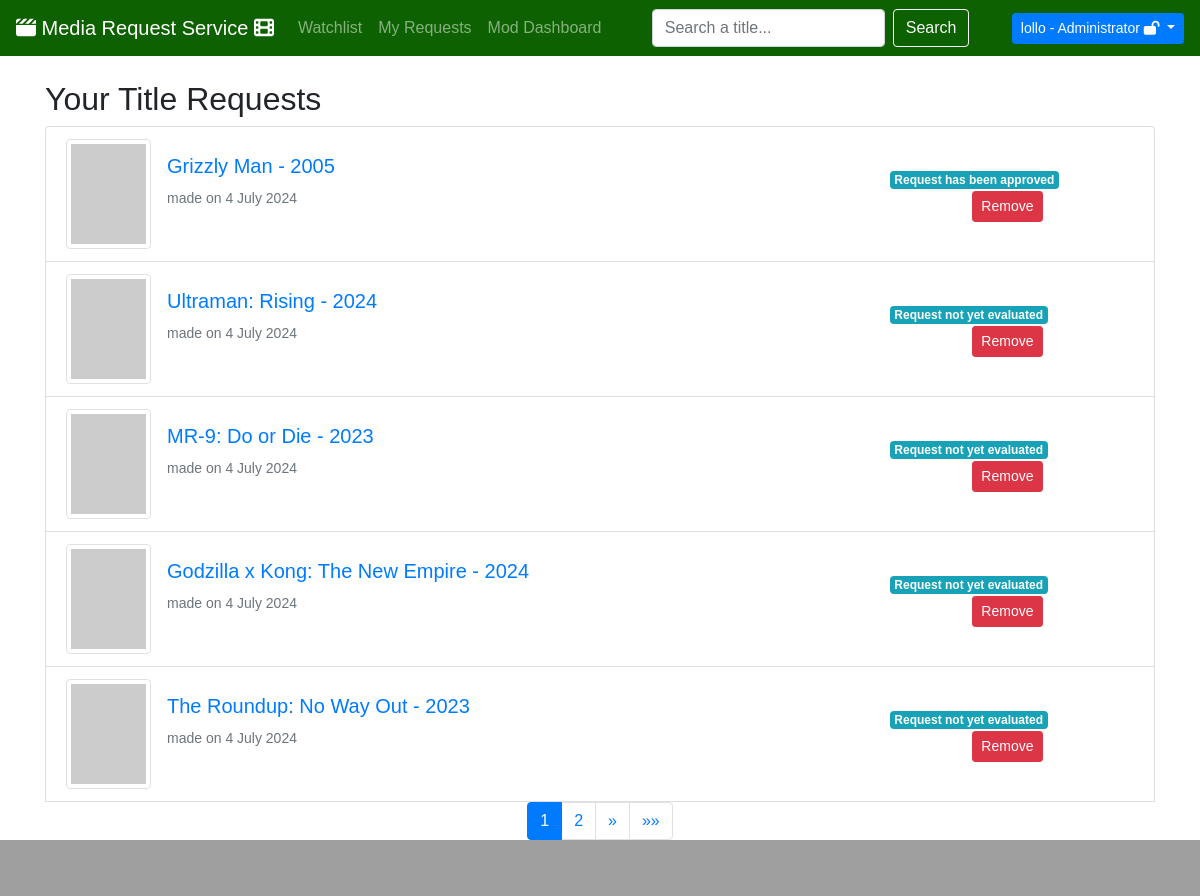
Page /dashboard/myrequests/ (signed in) on the committed database.
### movieapp/models.py (models this page shows, shortened)
class Request(models.Model):
    APPROVED = 'approved'
    REJECTED = 'rejected'
    PENDING = 'pending'
    STATUS = [
        (APPROVED, 'Request has been approved'),
        (REJECTED, 'Request has been rejected'),
        (PENDING, 'Request not yet evaluated')
    ]
    profile = models.ForeignKey(Profile, related_name='profile', on_delete=models.CASCADE)
    movie = models.ForeignKey(Movie, related_name='movie_requests', on_delete=models.CASCADE)
    status = models.CharField(choices=STATUS, default=PENDING, max_length=8)
    request_date = models.DateTimeField(auto_now_add=True)
    class Meta:
        ordering = ["-request_date"]
        verbose_name_plural = 'Requests'
        constraints = [
            models.UniqueConstraint(fields=['profile', 'movie'], name='unique_profile_movie_request')
        ]

class Movie(models.Model):
    tmdb_id = models.IntegerField(primary_key=True)  # useful to retrieve data from TMDB APIs
    title = models.CharField(max_length=100)
    year = models.IntegerField(null=True)
    description = models.TextField(max_length=1000)
    genre = models.CharField(max_length=100)
    available = models.BooleanField(default=False)
    @property
    def poster_url(self):
        api_key = '5dbf33ab1210565bba9d880c176bf3d8'
        base_url = f'https://api.themoviedb.org/3/movie/{self.tmdb_id}?api_key={api_key}'
        try:
            response = requests.get(base_url)
            data = response.json()
            if 'poster_path' in data and data['poster_path']:
                poster_path = data['poster_path']
                poster_url = f'https://image.tmdb.org/t/p/w154{poster_path}'
                return poster_url
            else:
                return None
        except requests.exceptions.RequestException as e:
            print('Error in API request:', e)
            return None
    class Meta:
        ordering = ["-pk"]
        verbose_name_plural = 'Movies'

### userdashboard/views.py (the view)
# urls.py: path('myrequests/', MyRequests.as_view(), name='my_requests'),
class MyRequests(LoginRequiredMixin, ListView):
    model = Request
    template_name = 'my_requests.html'
    context_object_name = 'requests'
    paginate_by = 5
    def get_queryset(self):
        user_profile = get_object_or_404(Profile, user=self.request.user)
        return Request.objects.filter(profile=user_profile).all()

### userdashboard/templates/my_requests.html (shortened to what this page needs)
{% extends 'GPT_home.html' %}
{% block content %}
<div class="container mt-4">
    <h2>Your Title Requests</h2>
    <ul class="list-group">
        {% for request in page_obj %}
        <li class="list-group-item">
            <div class="row align-items-center">
                <div class="col-md-9">
                    <div class="d-flex align-items-center">
                        <div class="mr-3">
                            {% if request.movie.poster_url %}
                            <img src="{{ request.movie.poster_url }}" class="img-thumbnail" alt="Poster del film" style="width: 75px; height: 100px;">
                            {% else %}
                            <img src="https://via.placeholder.com/75x100" class="img-thumbnail" alt="Immagine non disponibile">
                            {% endif %}
                        </div>
                        <div>
                            <a href="{% url 'movieapp:movie_detail_nopage' request.movie.pk %}"><h5>{{ request.movie.title }} - {{ request.movie.year }}</h5></a>
                            <small class="text-muted">made on {{ request.request_date|date:"j F Y" }}</small>
                        </div>
                    </div>
                </div>
                <div class="col-md-2 text-md-right mt-3 mt-md-0">
                    <span class="badge badge-info request-status">{{ request.get_status_display }}</span>
                    <button class="btn btn-sm btn-danger request-btn ml-2 remove-request-button" data-request-id="{{ request.id }}" data-movie-id="{{ request.movie.tmdb_id }}" data-action="remove">Remove</button>
                </div>
            </div>
        </li>
        {% empty %}
            <div class="alert alert-success d-flex justify-content-center align-items-center" role="alert">
                <span class="text-center font-weight-bold" style="font-size: 1.5em;">Look's like no one's here...</span>
            </div>
        {% endfor %}
       {% include 'navigation/pagination_buttons.html' %}
    </ul>
</div>
{% endblock %}

### templates/GPT_home.html (shortened to what this page needs)
{% load static %}
<!DOCTYPE html>
<html lang="en">
<head>
    <link href="https://stackpath.bootstrapcdn.com/bootstrap/4.5.2/css/bootstrap.min.css" rel="stylesheet">
    <link rel="stylesheet" href="https://cdn.jsdelivr.net/npm/bootstrap@4.6.1/dist/css/bootstrap.min.css">
    <link href="{% static 'fontawesomefree/css/fontawesome.css' %}" rel="stylesheet" type="text/css">
    <link href="{% static 'fontawesomefree/css/brands.css' %}" rel="stylesheet" type="text/css">
    <link href="{% static 'fontawesomefree/css/solid.css' %}" rel="stylesheet" type="text/css">
    {% load crispy_forms_tags %}
    {% load static %}
</head>
<body>
<nav class="navbar navbar-expand-lg navbar-dark">
    <a class="navbar-brand" href="{% url 'movieapp:home' %}"><i class="fa-solid fa-clapperboard" style="color: #ffffff;"></i> Media Request Service <i class="fa-solid fa-film" style="color: #ffffff;"></i></a>
    <div class="collapse navbar-collapse justify-content-between" id="navbarNav">
        {% if request.user.is_authenticated %}
            <ul class="navbar-nav">
                <li class="nav-item">
                    <a class="nav-link" href="{% url 'userdashboard:my_watchlist' %}">Watchlist</a>
                </li>
                <li class="nav-item">
                    <a class="nav-link" href="{% url 'userdashboard:my_requests' %}">My Requests</a>
                </li>
                {% if user.is_superuser or user.groups.all.0.name == 'Moderator' %}
                <li class="nav-item">
                    <a class="nav-link" href="{% url 'userdashboard:moderator_dashboard' %}">Mod Dashboard</a>
                </li>
                {% endif %}
            </ul>
        {% endif %}
        <form class="form-inline my-2 my-lg-0">
            <input name="search_query" class="form-control mr-sm-2" type="search" placeholder="Search a title..." aria-label="Search">
            <button class="btn btn-outline-light my-2 my-sm-0" type="submit">Search</button>
        </form>
        <ul class="navbar-nav">
            <li class="nav-item dropdown">
                <button class="btn btn-sm btn-primary dropdown-toggle" id="userDropdown" role="button" data-toggle="dropdown" aria-haspopup="true" aria-expanded="false">
                    {% if request.user.is_authenticated %}
                        {{ request.user.username }} - {% if not user.is_superuser %}{{ user.groups.all.0.name }}{% else %}Administrator <i class="fa-solid fa-lock-open" style="color: #ffffff;"></i>{% endif %}
                    {% else %}
                        Anonymous User
                    {% endif %}
                </button>
            </li>
        </ul>
    </div>
</nav>
    {% block content %}
    {% endblock %}
<footer class="footer mt-auto">
</footer>
</body>
</html>

### templates/GPT_home.html (style rules this page uses)
body { font-family: Arial, sans-serif; margin: 0; padding: 0; display: flex; flex-direction: column; min-height: 100vh; }
.navbar { background-color: #0d6100; }
.footer { background-color: rgb(159, 159, 159); padding: 20px 0; text-align: center; margin-top: auto; width: 100%; }

### rows in the picture
Request: movie "Grizzly Man", movie.year "2005", request_date "4 July 2024", status "Request has been approved"
Request: movie "Ultraman: Rising", movie.year "2024", request_date "4 July 2024", status "Request not yet evaluated"
Request: movie "MR-9: Do or Die", movie.year "2023", request_date "4 July 2024", status "Request not yet evaluated"
Request: movie "Godzilla x Kong: The New Empire", movie.year "2024", request_date "4 July 2024", status "Request not yet evaluated"
Request: movie "The Roundup: No Way Out", movie.year "2023", request_date "4 July 2024", status "Request not yet evaluated"

### other values in the picture
{{ request.user.username }} "lollo"
{{ num }} "1"
{{ num }} "2"
